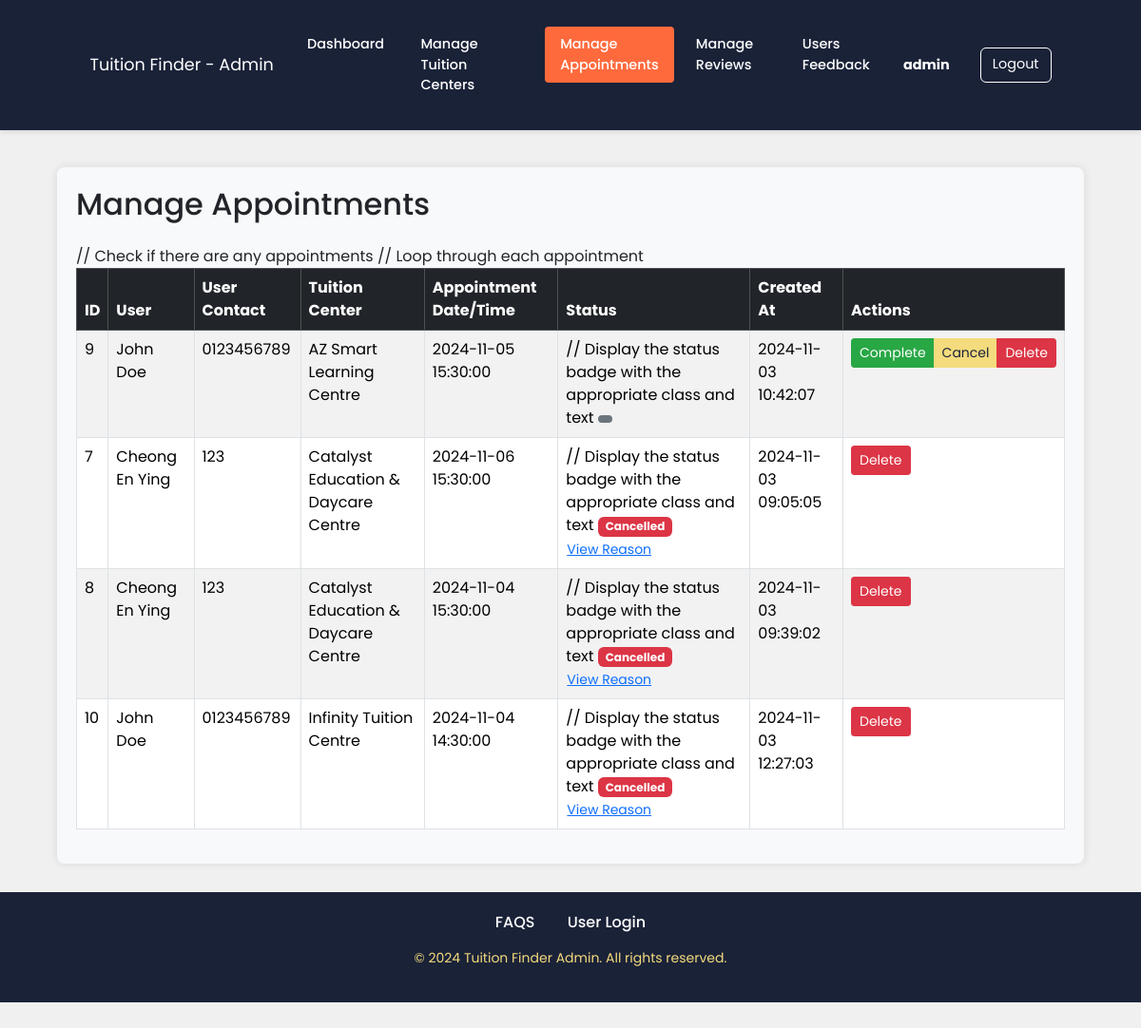
The app's page /manage_appointments.php (signed in) with its own data.
### tables this page shows
CREATE TABLE `appointments` (
  `id` int(11) NOT NULL,
  `user_id` int(11) DEFAULT NULL,
  `tuition_center_id` int(11) DEFAULT NULL,
  `appointment_datetime` datetime DEFAULT NULL,
  `admin_id` int(11) DEFAULT NULL,
  `created_at` timestamp NOT NULL DEFAULT current_timestamp(),
  `reason` varchar(255) DEFAULT NULL,
  `status` enum('pending','approved','cancelled','rescheduled') NOT NULL DEFAULT 'pending',
  `cancellation_reason` text DEFAULT NULL,
  `reschedule_reason` text DEFAULT NULL,
  `completed_at` datetime DEFAULT NULL
);

CREATE TABLE `users` (
  `id` int(11) NOT NULL,
  `username` varchar(255) DEFAULT NULL,
  `first_name` varchar(255) DEFAULT NULL,
  `last_name` varchar(255) DEFAULT NULL,
  `password` varchar(255) DEFAULT NULL,
  `email` varchar(255) DEFAULT NULL,
  `user_role` enum('admin','user') DEFAULT NULL,
  `created_at` timestamp NOT NULL DEFAULT current_timestamp(),
  `reset_token` varchar(255) DEFAULT NULL,
  `phone_number` varchar(20) DEFAULT NULL,
  `address` varchar(255) DEFAULT NULL,
  `fav_update` tinyint(1) DEFAULT 0,
  `upcoming_appointment` tinyint(1) DEFAULT 0,
  `appointment_confirmation` tinyint(1) DEFAULT 0
);

CREATE TABLE `tuition_centers` (
  `id` int(11) NOT NULL,
  `name` varchar(255) DEFAULT NULL,
  `address` text DEFAULT NULL,
  `city` varchar(255) DEFAULT NULL,
  `latitude` decimal(9,6) DEFAULT NULL,
  `longitude` decimal(9,6) DEFAULT NULL,
  `image` varchar(255) DEFAULT NULL,
  `created_at` timestamp NOT NULL DEFAULT current_timestamp(),
  `course_tags` varchar(255) DEFAULT NULL,
  `teaching_language` varchar(255) DEFAULT 'English,Bahasa Malaysia,Chinese',
  `price_range` varchar(50) DEFAULT NULL,
  `contact` varchar(255) DEFAULT NULL,
  `description` text DEFAULT NULL
);

### manage_appointments.php (the view, shortened to what this page needs)
<?php
$current_page = 'manage_appointments';
require_once 'connection.php';
$sql = "SELECT a.id, CONCAT(u.first_name, ' ', u.last_name) AS full_name,
        u.phone_number,
        tc.name AS tuition_center,
        a.appointment_datetime,
        a.status,
        a.created_at
        FROM appointments a
        JOIN users u ON a.user_id = u.id
        JOIN tuition_centers tc ON a.tuition_center_id = tc.id
        WHERE a.status IS NOT NULL
        ORDER BY
            CASE
                WHEN a.status IN ('pending', 'approved') THEN 1
                WHEN a.status = 'completed' THEN 2
                WHEN a.status = 'cancelled' THEN 3
            END,
            a.appointment_datetime DESC";
$result = $conn->query($sql);
?>
<!DOCTYPE html>
<html lang="en">
<head>
    <link href="https://cdn.jsdelivr.net/npm/bootstrap@5.3.3/dist/css/bootstrap.min.css" rel="stylesheet"
>
    <link rel="stylesheet" href="style.css">
</head>
<body>
    <?php include 'admin_navbar.php'; ?>
    <br><br><br>
    <div class="container-fluid admin-dashboard-container mt-4">
        <div class="row">
            <div class="col-12">
                <h2 class="mb-4">Manage Appointments</h2>
                <div class="table-responsive">
                    <table class="table table-bordered table-striped">
                        <thead class="table-dark">
                            <tr>
                                <th>ID</th>
                                <th>User</th>
                                <th>User Contact</th>
                                <th>Tuition Center</th>
                                <th>Appointment Date/Time</th>
                                <th>Status</th>
                                <th>Created At</th>
                                <th>Actions</th>
                            </tr>
                        </thead>
                        <tbody>
                            <?php if ($result->num_rows > 0): ?>
                                <?php while($appointment = $result->fetch_assoc()): ?>
                                    <tr data-appointment-id="<?php echo htmlspecialchars($appointment['id']); ?>">
                                        <td><?php echo htmlspecialchars($appointment['id']); ?></td>
                                        <td><?php echo htmlspecialchars($appointment['full_name']); ?></td>
                                        <td><?php echo htmlspecialchars($appointment['phone_number'] ?? 'N/A'); ?></td>
                                        <td><?php echo htmlspecialchars($appointment['tuition_center']); ?></td>
                                        <td><?php echo htmlspecialchars($appointment['appointment_datetime']); ?></td>
                                        <td>
                                            <?php
                                            $statusClass = '';
                                            $statusText = ucfirst(htmlspecialchars($appointment['status']));
                                            switch($appointment['status']) {
                                                case 'cancelled':
                                                    $statusClass = 'badge bg-danger';
                                                    break;
                                                default:
                                                    $statusClass = 'badge bg-secondary';
                                            }
                                            ?>
                                            // Display the status badge with the appropriate class and text
                                            <span class="<?php echo $statusClass; ?>">
                                                <?php echo $statusText; ?>
                                            </span>
                                            <?php
                                            if ($appointment['status'] === 'cancelled') {
                                                echo ' <button class="btn btn-link btn-sm p-0" onclick="showCancellationReason(' . $appointment['id'] . ')">View Reason</button>';
                                            }
                                            ?>
                                        </td>
                                        <td><?php echo htmlspecialchars($appointment['created_at']); ?></td>
                                        <td>
                                            <div class="btn-group" role="group">
                                                <?php if ($appointment['status'] !== 'completed' && $appointment['status'] !== 'cancelled'): ?>
                                                    <button type="button" class="btn btn-success btn-sm" onclick="completeAppointment(<?php echo $appointment['id']; ?>)">
                                                        <i class="fas fa-check"></i> Complete
                                                    </button>
                                                <?php endif; ?>
                                                <?php if ($appointment['status'] !== 'cancelled' && $appointment['status'] !== 'completed'): ?>
                                                    <button class="btn btn-warning btn-sm" onclick="showCancelModal(<?php echo $appointment['id']; ?>)">
                                                        <i class="fas fa-ban"></i> Cancel
                                                    </button>
                                                <?php endif; ?>
                                                <button class="btn btn-danger btn-sm" onclick="deleteAppointment(<?php echo $appointment['id']; ?>)">
                                                    <i class="fas fa-trash"></i> Delete
                                                </button>
                                            </div>
                                        </td>
                                    </tr>
                                <?php endwhile; ?>
                            <?php endif; ?>
                        </tbody>
                    </table>
                </div>
            </div>
        </div>
    </div>
    <?php include 'admin_footer.php'; ?>
</body>
</html>

### admin_navbar.php (shortened to what this page needs)
<header>
    <nav class="navbar navbar-expand-lg" id="adminNavbar">
        <div class="container-fluid">
            <a class="navbar-brand" href="admin_dashboard.php">Tuition Finder - Admin</a>
            <div class="collapse navbar-collapse" id="adminNavbarContent">
                <ul class="navbar-nav mx-auto">
                    <li class="nav-item">
                        <a class="nav-link <?php echo ($current_page == 'dashboard') ? 'active' : ''; ?>" href="admin_dashboard.php">Dashboard</a>
                    </li>
                    <li class="nav-item">
                        <a class="nav-link <?php echo ($current_page == 'manage_tuition') ? 'active' : ''; ?>" href="manage_tuition.php">Manage Tuition Centers</a>
                    </li>
                    <li class="nav-item">
                        <a class="nav-link <?php echo ($current_page == 'manage_appointments') ? 'active' : ''; ?>" href="manage_appointments.php">Manage Appointments</a>
                    </li>
                    <li class="nav-item">
                        <a class="nav-link <?php echo ($current_page == 'manage_reviews') ? 'active' : ''; ?>" href="manage_reviews.php">Manage Reviews</a>
                    </li>
                    <li class="nav-item">
                        <a class="nav-link <?php echo ($current_page == 'manage_feedback') ? 'active' : ''; ?>" href="manage_feedback.php">Users Feedback</a>
                    </li>
                </ul>
                <div class="navbar-nav ms-auto">
                    <span class="navbar-text me-3">
                        <?php echo htmlspecialchars($_SESSION['admin_username']); ?>
                    </span>
                    <a class="btn btn-outline-light" href="admin_logout.php">Logout</a>
                </div>
            </div>
        </div>
    </nav>
</header>

### admin_footer.php (shortened to what this page needs)
<footer>
    <div class="web-links text-center">
        <a href="admin_help.php">FAQS</a>
        <a href="login.php">User Login</a>
    </div>
    <p class="text-center">© <span id="currentYear"></span> Tuition Finder Admin. All rights reserved.</p>
</footer>

### records on screen
appointments: id "9", full_name "John Doe", user.phone_number "0123456789", tuition_center.name "AZ Smart Learning Centre", appointment_datetime "2024-11-05 15:30:00", created_at "2024-11-03 10:42:07"
appointments: id "7", full_name "Cheong En Ying", user.phone_number "123", tuition_center.name "Catalyst Education & Daycare Centre", appointment_datetime "2024-11-06 15:30:00", status "Cancelled", created_at "2024-11-03 09:05:05"
appointments: id "8", full_name "Cheong En Ying", user.phone_number "123", tuition_center.name "Catalyst Education & Daycare Centre", appointment_datetime "2024-11-04 15:30:00", status "Cancelled", created_at "2024-11-03 09:39:02"
appointments: id "10", full_name "John Doe", user.phone_number "0123456789", tuition_center.name "Infinity Tuition Centre", appointment_datetime "2024-11-04 14:30:00", status "Cancelled", created_at "2024-11-03 12:27:03"

### other values on screen
$_SESSION['admin_username'] "admin"
